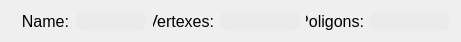
   <widget class="QWidget" name="layoutWidget_1">
    <property name="geometry">
     <rect>
      <x>700</x>
      <y>0</y>
      <width>453</width>
      <height>22</height>
     </rect>
    </property>
    <layout class="QHBoxLayout" name="horizontalLayout">
     <item>
      <widget class="QLabel" name="name">
       <property name="enabled">
        <bool>true</bool>
       </property>
       <property name="minimumSize">
        <size>
         <width>58</width>
         <height>20</height>
        </size>
       </property>
       <property name="maximumSize">
        <size>
         <width>58</width>
         <height>20</height>
        </size>
       </property>
       <property name="font">
        <font>
         <family>Arial</family>
         <pointsize>12</pointsize>
        </font>
       </property>
       <property name="text">
        <string>Name:</string>
       </property>
       <property name="alignment">
        <set>Qt::AlignRight|Qt::AlignTrailing|Qt::AlignVCenter</set>
       </property>
      </widget>
     </item>
     <item>
      <widget class="QLabel" name="show_name">
       <property name="minimumSize">
        <size>
         <width>72</width>
         <height>20</height>
        </size>
       </property>
       <property name="maximumSize">
        <size>
         <width>300</width>
         <height>20</height>
        </size>
       </property>
       <property name="font">
        <font>
         <family>Arial</family>
         <pointsize>14</pointsize>
        </font>
       </property>
       <property name="styleSheet">
        <string notr="true">background-color: rgb(235, 235, 235);
border-radius: 10px; </string>
       </property>
       <property name="text">
        <string/>
       </property>
      </widget>
     </item>
     <item>
      <widget class="QLabel" name="vertexes">
       <property name="minimumSize">
        <size>
         <width>61</width>
         <height>20</height>
        </size>
       </property>
       <property name="maximumSize">
        <size>
         <width>65</width>
         <height>20</height>
        </size>
       </property>
       <property name="font">
        <font>
         <family>Arial</family>
         <pointsize>12</pointsize>
        </font>
       </property>
       <property name="text">
        <string>Vertexes:</string>
       </property>
       <property name="alignment">
        <set>Qt::AlignRight|Qt::AlignTrailing|Qt::AlignVCenter</set>
       </property>
      </widget>
     </item>
     <item>
      <widget class="QLabel" name="count_vertexes">
       <property name="sizePolicy">
        <sizepolicy hsizetype="Preferred" vsizetype="Preferred">
         <horstretch>80</horstretch>
         <verstretch>0</verstretch>
        </sizepolicy>
       </property>
       <property name="minimumSize">
        <size>
         <width>80</width>
         <height>20</height>
        </size>
       </property>
       <property name="maximumSize">
        <size>
         <width>300</width>
         <height>20</height>
        </size>
       </property>
       <property name="font">
        <font>
         <family>Arial</family>
         <pointsize>14</pointsize>
        </font>
       </property>
       <property name="styleSheet">
        <string notr="true">background-color: rgb(235, 235, 235);
border-radius: 8px; </string>
       </property>
       <property name="text">
        <string/>
       </property>
      </widget>
     </item>
     <item>
      <widget class="QLabel" name="poligons">
       <property name="minimumSize">
        <size>
         <width>0</width>
         <height>20</height>
        </size>
       </property>
       <property name="maximumSize">
        <size>
         <width>58</width>
         <height>20</height>
        </size>
       </property>
       <property name="font">
        <font>
         <family>Arial</family>
         <pointsize>12</pointsize>
        </font>
       </property>
       <property name="text">
        <string>Poligons:</string>
       </property>
       <property name="alignment">
        <set>Qt::AlignRight|Qt::AlignTrailing|Qt::AlignVCenter</set>
       </property>
      </widget>
     </item>
     <item>
      <widget class="QLabel" name="count_poligons">
       <property name="minimumSize">
        <size>
         <width>80</width>
         <height>20</height>
        </size>
       </property>
       <property name="maximumSize">
        <size>
         <width>300</width>
         <height>20</height>
        </size>
       </property>
       <property name="font">
        <font>
         <family>Arial</family>
         <pointsize>14</pointsize>
        </font>
       </property>
       <property name="styleSheet">
        <string notr="true">background-color: rgb(235, 235, 235);
border-radius: 8px; </string>
       </property>
       <property name="text">
        <string/>
       </property>
      </widget>
     </item>
    </layout>
   </widget>
